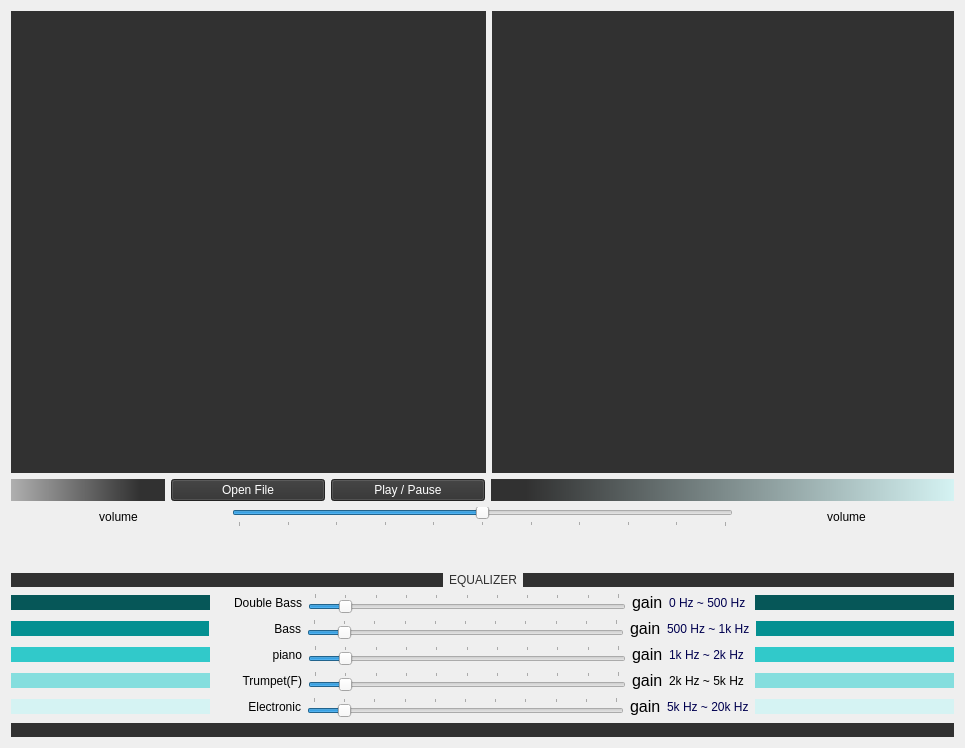
      <widget class="QWidget" name="equalizer">
       <property name="sizePolicy">
        <sizepolicy hsizetype="Expanding" vsizetype="Expanding">
         <horstretch>0</horstretch>
         <verstretch>0</verstretch>
        </sizepolicy>
       </property>
       <property name="styleSheet">
        <string notr="true"/>
       </property>
       <attribute name="title">
        <string>Equalizer</string>
       </attribute>
       <layout class="QGridLayout" name="gridLayout_9">
        <item row="0" column="0">
         <layout class="QVBoxLayout" name="verticalLayout_4">
          <item>
           <layout class="QGridLayout" name="gridLayout_3">
            <item row="0" column="0">
             <widget class="PlotWidget" name="signalPlot" native="true">
              <property name="minimumSize">
               <size>
                <width>475</width>
                <height>462</height>
               </size>
              </property>
              <property name="styleSheet">
               <string notr="true">background-color: rgb(170, 170, 255);
background-color: rgb(49, 49, 49);</string>
              </property>
             </widget>
            </item>
            <item row="0" column="1">
             <widget class="PlotWidget" name="specPlot" native="true">
              <property name="sizePolicy">
               <sizepolicy hsizetype="Fixed" vsizetype="MinimumExpanding">
                <horstretch>0</horstretch>
                <verstretch>0</verstretch>
               </sizepolicy>
              </property>
              <property name="minimumSize">
               <size>
                <width>462</width>
                <height>462</height>
               </size>
              </property>
              <property name="sizeIncrement">
               <size>
                <width>1</width>
                <height>1</height>
               </size>
              </property>
              <property name="baseSize">
               <size>
                <width>1</width>
                <height>1</height>
               </size>
              </property>
              <property name="styleSheet">
               <string notr="true">background-color: rgb(170, 170, 255);
background-color: rgb(49, 49, 49);</string>
              </property>
             </widget>
            </item>
           </layout>
          </item>
          <item>
           <layout class="QVBoxLayout" name="verticalLayout_5">
            <item>
             <layout class="QHBoxLayout" name="horizontalLayout_12" stretch="2,2,2,6">
              <item>
               <widget class="QLabel" name="label_53">
                <property name="maximumSize">
                 <size>
                  <width>16777215</width>
                  <height>30</height>
                 </size>
                </property>
                <property name="styleSheet">
                 <string notr="true">background-color: rgb(6, 87, 88);
background-color: qlineargradient(spread:pad, x1:0, y1:1, x2:1, y2:1, stop:0 rgba(175, 175, 175, 255), stop:0.915423 rgba(49, 49, 49, 255));
background-color: qlineargradient(spread:pad, x1:0, y1:1, x2:1, y2:1, stop:0 rgba(175, 175, 175, 255), stop:0.840796 rgba(49, 49, 49, 255));</string>
                </property>
                <property name="text">
                 <string/>
                </property>
               </widget>
              </item>
              <item>
               <widget class="QPushButton" name="openFileButton">
                <property name="maximumSize">
                 <size>
                  <width>16777215</width>
                  <height>30</height>
                 </size>
                </property>
                <property name="cursor">
                 <cursorShape>PointingHandCursor</cursorShape>
                </property>
                <property name="styleSheet">
                 <string notr="true">background-color: rgb(49, 49, 49);
color: rgb(255, 255, 255);</string>
                </property>
                <property name="text">
                 <string>Open File</string>
                </property>
               </widget>
              </item>
              <item>
               <widget class="QPushButton" name="playButton">
                <property name="maximumSize">
                 <size>
                  <width>16777215</width>
                  <height>30</height>
                 </size>
                </property>
                <property name="cursor">
                 <cursorShape>PointingHandCursor</cursorShape>
                </property>
                <property name="styleSheet">
                 <string notr="true">background-color: rgb(49, 49, 49);
color: rgb(255, 255, 255);</string>
                </property>
                <property name="text">
                 <string>Play / Pause</string>
                </property>
               </widget>
              </item>
              <item>
               <widget class="QLabel" name="label_58">
                <property name="maximumSize">
                 <size>
                  <width>16777215</width>
                  <height>30</height>
                 </size>
                </property>
                <property name="styleSheet">
                 <string notr="true">background-color: rgb(6, 87, 88);

background-color: qlineargradient(spread:pad, x1:0, y1:0, x2:1, y2:1, stop:0 rgba(49, 49, 49, 255), stop:1 rgba(213, 243, 243, 255));
background-color: qlineargradient(spread:pad, x1:0, y1:0, x2:1, y2:0, stop:0.0746269 rgba(49, 49, 49, 255), stop:1 rgba(213, 243, 243, 255));</string>
                </property>
                <property name="text">
                 <string/>
                </property>
               </widget>
              </item>
             </layout>
            </item>
            <item>
             <layout class="QHBoxLayout" name="horizontalLayout_15" stretch="3,7,3">
              <item>
               <widget class="QLabel" name="label_9">
                <property name="text">
                 <string>volume</string>
                </property>
                <property name="alignment">
                 <set>Qt::AlignCenter</set>
                </property>
               </widget>
              </item>
              <item>
               <widget class="QSlider" name="volumeSlider">
                <property name="sizeIncrement">
                 <size>
                  <width>1</width>
                  <height>1</height>
                 </size>
                </property>
                <property name="cursor">
                 <cursorShape>OpenHandCursor</cursorShape>
                </property>
                <property name="maximum">
                 <number>100</number>
                </property>
                <property name="singleStep">
                 <number>10</number>
                </property>
                <property name="value">
                 <number>50</number>
                </property>
                <property name="orientation">
                 <enum>Qt::Horizontal</enum>
                </property>
                <property name="tickPosition">
                 <enum>QSlider::TicksBelow</enum>
                </property>
               </widget>
              </item>
              <item>
               <widget class="QLabel" name="volumeLabel">
                <property name="text">
                 <string>volume</string>
                </property>
                <property name="alignment">
                 <set>Qt::AlignCenter</set>
                </property>
               </widget>
              </item>
             </layout>
            </item>
            <item>
             <spacer name="verticalSpacer">
              <property name="orientation">
               <enum>Qt::Vertical</enum>
              </property>
              <property name="sizeType">
               <enum>QSizePolicy::Ignored</enum>
              </property>
              <property name="sizeHint" stdset="0">
               <size>
                <width>20</width>
                <height>40</height>
               </size>
              </property>
             </spacer>
            </item>
            <item>
             <layout class="QVBoxLayout" name="verticalLayout_6" stretch="1,1,1,1,1,1,0">
              <item>
               <layout class="QHBoxLayout" name="horizontalLayout_8" stretch="2,0,2">
                <property name="sizeConstraint">
                 <enum>QLayout::SetMaximumSize</enum>
                </property>
                <item>
                 <widget class="QLabel" name="label_15">
                  <property name="maximumSize">
                   <size>
                    <width>16777215</width>
                    <height>15</height>
                   </size>
                  </property>
                  <property name="styleSheet">
                   <string notr="true">/*background-color: rgb(6, 87, 88);*/
background-color: rgb(49, 49, 49);</string>
                  </property>
                  <property name="text">
                   <string/>
                  </property>
                 </widget>
                </item>
                <item>
                 <widget class="QLabel" name="label_16">
                  <property name="styleSheet">
                   <string notr="true">font: italic 20pt &quot;Gill Sans MT&quot;;
color: rgb(49, 49, 49);</string>
                  </property>
                  <property name="text">
                   <string>EQUALIZER</string>
                  </property>
                  <property name="alignment">
                   <set>Qt::AlignCenter</set>
                  </property>
                 </widget>
                </item>
                <item>
                 <widget class="QLabel" name="label_17">
                  <property name="maximumSize">
                   <size>
                    <width>16777215</width>
                    <height>15</height>
                   </size>
                  </property>
                  <property name="styleSheet">
                   <string notr="true">/*background-color: rgb(6, 87, 88);*/
background-color: rgb(49, 49, 49);</string>
                  </property>
                  <property name="text">
                   <string/>
                  </property>
                 </widget>
                </item>
               </layout>
              </item>
              <item>
               <layout class="QHBoxLayout" name="horizontalLayout_9" stretch="5,0,2,8,0,2,5">
                <item>
                 <widget class="QLabel" name="label_49">
                  <property name="maximumSize">
                   <size>
                    <width>16777215</width>
                    <height>15</height>
                   </size>
                  </property>
                  <property name="styleSheet">
                   <string notr="true">background-color: rgb(6, 87, 88);</string>
                  </property>
                  <property name="text">
                   <string/>
                  </property>
                 </widget>
                </item>
                <item>
                 <widget class="QLabel" name="label">
                  <property name="text">
                   <string>&lt;html&gt;&lt;head/&gt;&lt;body&gt;&lt;p&gt;&lt;img src=&quot;:/doubleBass/icons/doubleBass.png&quot;/&gt;&lt;/p&gt;&lt;/body&gt;&lt;/html&gt;</string>
                  </property>
                 </widget>
                </item>
                <item>
                 <widget class="QLabel" name="label_30">
                  <property name="styleSheet">
                   <string notr="true">/*font: 14pt &quot;Gill Sans MT Condensed&quot;;*/
font: 12pt &quot;Gill Sans MT&quot;;
</string>
                  </property>
                  <property name="text">
                   <string>Double Bass</string>
                  </property>
                  <property name="alignment">
                   <set>Qt::AlignRight|Qt::AlignTrailing|Qt::AlignVCenter</set>
                  </property>
                 </widget>
                </item>
                <item>
                 <widget class="QSlider" name="doubleBass">
                  <property name="cursor">
                   <cursorShape>OpenHandCursor</cursorShape>
                  </property>
                  <property name="maximum">
                   <number>10</number>
                  </property>
                  <property name="pageStep">
                   <number>1</number>
                  </property>
                  <property name="value">
                   <number>1</number>
                  </property>
                  <property name="orientation">
                   <enum>Qt::Horizontal</enum>
                  </property>
                  <property name="tickPosition">
                   <enum>QSlider::TicksAbove</enum>
                  </property>
                 </widget>
                </item>
                <item>
                 <widget class="QLabel" name="DoubleBassGain">
                  <property name="text">
                   <string>&lt;html&gt;&lt;head/&gt;&lt;body&gt;&lt;p&gt;&lt;span style=&quot; font-size:12pt;&quot;&gt;gain&lt;/span&gt;&lt;/p&gt;&lt;/body&gt;&lt;/html&gt;</string>
                  </property>
                 </widget>
                </item>
                <item>
                 <widget class="QLabel" name="label_31">
                  <property name="styleSheet">
                   <string notr="true">/*font: 14pt &quot;Gill Sans MT Condensed&quot;;*/
font: 12pt &quot;Gill Sans MT&quot;;
font: 10pt &quot;Gill Sans MT Condensed&quot;;
color: rgb(0, 0, 79);</string>
                  </property>
                  <property name="text">
                   <string>0 Hz ~ 500 Hz</string>
                  </property>
                  <property name="alignment">
                   <set>Qt::AlignLeading|Qt::AlignLeft|Qt::AlignVCenter</set>
                  </property>
                 </widget>
                </item>
                <item>
                 <widget class="QLabel" name="label_50">
                  <property name="maximumSize">
                   <size>
                    <width>16777215</width>
                    <height>15</height>
                   </size>
                  </property>
                  <property name="styleSheet">
                   <string notr="true">background-color: rgb(6, 87, 88);</string>
                  </property>
                  <property name="text">
                   <string/>
                  </property>
                 </widget>
                </item>
               </layout>
              </item>
              <item>
               <layout class="QHBoxLayout" name="horizontalLayout_10" stretch="5,0,2,8,0,2,5">
                <item>
                 <widget class="QLabel" name="label_51">
                  <property name="maximumSize">
                   <size>
                    <width>16777215</width>
                    <height>15</height>
                   </size>
                  </property>
                  <property name="styleSheet">
                   <string notr="true">background-color: rgb(4, 144, 145);</string>
                  </property>
                  <property name="text">
                   <string/>
                  </property>
                 </widget>
                </item>
                <item>
                 <widget class="QLabel" name="label_2">
                  <property name="text">
                   <string>&lt;html&gt;&lt;head/&gt;&lt;body&gt;&lt;p&gt;&lt;img src=&quot;:/Bass/icons/bass1.png&quot;/&gt;&lt;/p&gt;&lt;/body&gt;&lt;/html&gt;</string>
                  </property>
                 </widget>
                </item>
                <item>
                 <widget class="QLabel" name="label_32">
                  <property name="styleSheet">
                   <string notr="true">/*font: 14pt &quot;Gill Sans MT Condensed&quot;;*/
font: 12pt &quot;Gill Sans MT&quot;;
</string>
                  </property>
                  <property name="text">
                   <string>Bass</string>
                  </property>
                  <property name="alignment">
                   <set>Qt::AlignRight|Qt::AlignTrailing|Qt::AlignVCenter</set>
                  </property>
                 </widget>
                </item>
                <item>
                 <widget class="QSlider" name="bass">
                  <property name="cursor">
                   <cursorShape>OpenHandCursor</cursorShape>
                  </property>
                  <property name="maximum">
                   <number>10</number>
                  </property>
                  <property name="pageStep">
                   <number>1</number>
                  </property>
                  <property name="value">
                   <number>1</number>
                  </property>
                  <property name="orientation">
                   <enum>Qt::Horizontal</enum>
                  </property>
                  <property name="tickPosition">
                   <enum>QSlider::TicksAbove</enum>
                  </property>
                 </widget>
                </item>
                <item>
                 <widget class="QLabel" name="BassGain">
                  <property name="text">
                   <string>&lt;html&gt;&lt;head/&gt;&lt;body&gt;&lt;p&gt;&lt;span style=&quot; font-size:12pt;&quot;&gt;gain&lt;/span&gt;&lt;/p&gt;&lt;/body&gt;&lt;/html&gt;</string>
                  </property>
                 </widget>
                </item>
                <item>
                 <widget class="QLabel" name="label_33">
                  <property name="styleSheet">
                   <string notr="true">/*font: 14pt &quot;Gill Sans MT Condensed&quot;;*/
font: 12pt &quot;Gill Sans MT&quot;;
font: 10pt &quot;Gill Sans MT Condensed&quot;;
color: rgb(0, 0, 79);</string>
                  </property>
                  <property name="text">
                   <string>500 Hz ~ 1k Hz</string>
                  </property>
                  <property name="alignment">
                   <set>Qt::AlignLeading|Qt::AlignLeft|Qt::AlignVCenter</set>
                  </property>
                 </widget>
                </item>
                <item>
                 <widget class="QLabel" name="label_54">
                  <property name="maximumSize">
                   <size>
                    <width>16777215</width>
                    <height>15</height>
                   </size>
                  </property>
                  <property name="styleSheet">
                   <string notr="true">background-color: rgb(4, 144, 145);</string>
                  </property>
                  <property name="text">
                   <string/>
                  </property>
                 </widget>
                </item>
               </layout>
              </item>
              <item>
               <layout class="QHBoxLayout" name="horizontalLayout_13" stretch="5,0,2,8,0,2,5">
                <item>
                 <widget class="QLabel" name="label_55">
                  <property name="maximumSize">
                   <size>
                    <width>16777215</width>
                    <height>15</height>
                   </size>
                  </property>
                  <property name="styleSheet">
                   <string notr="true">background-color: rgb(49, 201, 202);</string>
                  </property>
                  <property name="text">
                   <string/>
                  </property>
                 </widget>
                </item>
                <item>
                 <widget class="QLabel" name="label_3">
                  <property name="text">
                   <string>&lt;html&gt;&lt;head/&gt;&lt;body&gt;&lt;p&gt;&lt;img src=&quot;:/piano/icons/paino.png&quot;/&gt;&lt;/p&gt;&lt;/body&gt;&lt;/html&gt;</string>
                  </property>
                 </widget>
                </item>
                <item>
                 <widget class="QLabel" name="label_11">
                  <property name="styleSheet">
                   <string notr="true">/*font: 14pt &quot;Gill Sans MT Condensed&quot;;*/
font: 12pt &quot;Gill Sans MT&quot;;
</string>
                  </property>
                  <property name="text">
                   <string>piano</string>
                  </property>
                  <property name="alignment">
                   <set>Qt::AlignRight|Qt::AlignTrailing|Qt::AlignVCenter</set>
                  </property>
                 </widget>
                </item>
                <item>
                 <widget class="QSlider" name="trumpet">
                  <property name="cursor">
                   <cursorShape>OpenHandCursor</cursorShape>
                  </property>
                  <property name="maximum">
                   <number>10</number>
                  </property>
                  <property name="pageStep">
                   <number>1</number>
                  </property>
                  <property name="value">
                   <number>1</number>
                  </property>
                  <property name="orientation">
                   <enum>Qt::Horizontal</enum>
                  </property>
                  <property name="tickPosition">
                   <enum>QSlider::TicksAbove</enum>
                  </property>
                 </widget>
                </item>
                <item>
                 <widget class="QLabel" name="TrumpetGain">
                  <property name="text">
                   <string>&lt;html&gt;&lt;head/&gt;&lt;body&gt;&lt;p&gt;&lt;span style=&quot; font-size:12pt;&quot;&gt;gain&lt;/span&gt;&lt;/p&gt;&lt;/body&gt;&lt;/html&gt;</string>
                  </property>
                 </widget>
                </item>
                <item>
                 <widget class="QLabel" name="label_34">
                  <property name="styleSheet">
                   <string notr="true">/*font: 14pt &quot;Gill Sans MT Condensed&quot;;*/
font: 12pt &quot;Gill Sans MT&quot;;
font: 10pt &quot;Gill Sans MT Condensed&quot;;
color: rgb(0, 0, 79);</string>
                  </property>
                  <property name="text">
                   <string>1k Hz ~ 2k Hz</string>
                  </property>
                  <property name="alignment">
                   <set>Qt::AlignLeading|Qt::AlignLeft|Qt::AlignVCenter</set>
                  </property>
                 </widget>
                </item>
                <item>
                 <widget class="QLabel" name="label_56">
                  <property name="maximumSize">
                   <size>
                    <width>16777215</width>
                    <height>15</height>
                   </size>
                  </property>
                  <property name="styleSheet">
                   <string notr="true">background-color: rgb(49, 201, 202);</string>
                  </property>
                  <property name="text">
                   <string/>
                  </property>
                 </widget>
                </item>
               </layout>
              </item>
              <item>
               <layout class="QHBoxLayout" name="horizontalLayout_16" stretch="5,0,2,8,0,2,5">
                <item>
                 <widget class="QLabel" name="label_59">
                  <property name="maximumSize">
                   <size>
                    <width>16777215</width>
                    <height>15</height>
                   </size>
                  </property>
                  <property name="styleSheet">
                   <string notr="true">background-color: rgb(132, 222, 222);</string>
                  </property>
                  <property name="text">
                   <string/>
                  </property>
                 </widget>
                </item>
                <item>
                 <widget class="QLabel" name="label_4">
                  <property name="text">
                   <string>&lt;html&gt;&lt;head/&gt;&lt;body&gt;&lt;p&gt;&lt;img src=&quot;:/trumbet/icons/trumbit.png&quot;/&gt;&lt;/p&gt;&lt;/body&gt;&lt;/html&gt;</string>
                  </property>
                 </widget>
                </item>
                <item>
                 <widget class="QLabel" name="label_35">
                  <property name="styleSheet">
                   <string notr="true">/*font: 14pt &quot;Gill Sans MT Condensed&quot;;*/
font: 12pt &quot;Gill Sans MT&quot;;
</string>
                  </property>
                  <property name="text">
                   <string>Trumpet(F)</string>
                  </property>
                  <property name="alignment">
                   <set>Qt::AlignRight|Qt::AlignTrailing|Qt::AlignVCenter</set>
                  </property>
                 </widget>
                </item>
                <item>
                 <widget class="QSlider" name="Piano">
                  <property name="cursor">
                   <cursorShape>OpenHandCursor</cursorShape>
                  </property>
                  <property name="maximum">
                   <number>10</number>
                  </property>
                  <property name="pageStep">
                   <number>1</number>
                  </property>
                  <property name="value">
                   <number>1</number>
                  </property>
                  <property name="orientation">
                   <enum>Qt::Horizontal</enum>
                  </property>
                  <property name="tickPosition">
                   <enum>QSlider::TicksAbove</enum>
                  </property>
                 </widget>
                </item>
                <item>
                 <widget class="QLabel" name="PianoGain">
                  <property name="text">
                   <string>&lt;html&gt;&lt;head/&gt;&lt;body&gt;&lt;p&gt;&lt;span style=&quot; font-size:12pt;&quot;&gt;gain&lt;/span&gt;&lt;/p&gt;&lt;/body&gt;&lt;/html&gt;</string>
                  </property>
                 </widget>
                </item>
                <item>
                 <widget class="QLabel" name="label_36">
                  <property name="styleSheet">
                   <string notr="true">/*font: 14pt &quot;Gill Sans MT Condensed&quot;;*/
/*font: 12pt &quot;Gill Sans MT&quot;;*/
font: 10pt &quot;Gill Sans MT Condensed&quot;;</string>
                  </property>
                  <property name="text">
                   <string>2k Hz ~ 5k Hz</string>
                  </property>
                  <property name="alignment">
                   <set>Qt::AlignLeading|Qt::AlignLeft|Qt::AlignVCenter</set>
                  </property>
                 </widget>
                </item>
                <item>
                 <widget class="QLabel" name="label_60">
                  <property name="maximumSize">
                   <size>
                    <width>16777215</width>
                    <height>15</height>
                   </size>
                  </property>
                  <property name="styleSheet">
                   <string notr="true">background-color: rgb(132, 222, 222);</string>
                  </property>
                  <property name="text">
                   <string/>
                  </property>
                 </widget>
                </item>
               </layout>
              </item>
              <item>
               <layout class="QHBoxLayout" name="horizontalLayout_18" stretch="5,0,2,8,0,2,5">
                <item>
                 <widget class="QLabel" name="label_65">
                  <property name="maximumSize">
                   <size>
                    <width>16777215</width>
                    <height>15</height>
                   </size>
                  </property>
                  <property name="styleSheet">
                   <string notr="true">background-color: rgb(213, 243, 243);</string>
                  </property>
                  <property name="text">
                   <string/>
                  </property>
                 </widget>
                </item>
                <item>
                 <widget class="QLabel" name="label_6">
                  <property name="text">
                   <string>&lt;html&gt;&lt;head/&gt;&lt;body&gt;&lt;p&gt;&lt;img src=&quot;:/elec/icons/power-icon.png&quot;/&gt;&lt;/p&gt;&lt;/body&gt;&lt;/html&gt;</string>
                  </property>
                 </widget>
                </item>
                <item>
                 <widget class="QLabel" name="label_66">
                  <property name="styleSheet">
                   <string notr="true">/*font: 14pt &quot;Gill Sans MT Condensed&quot;;*/
font: 12pt &quot;Gill Sans MT&quot;;
</string>
                  </property>
                  <property name="text">
                   <string>Electronic</string>
                  </property>
                  <property name="alignment">
                   <set>Qt::AlignRight|Qt::AlignTrailing|Qt::AlignVCenter</set>
                  </property>
                 </widget>
                </item>
                <item>
                 <widget class="QSlider" name="electronic">
                  <property name="cursor">
                   <cursorShape>OpenHandCursor</cursorShape>
                  </property>
                  <property name="maximum">
                   <number>10</number>
                  </property>
                  <property name="pageStep">
                   <number>1</number>
                  </property>
                  <property name="value">
                   <number>1</number>
                  </property>
                  <property name="orientation">
                   <enum>Qt::Horizontal</enum>
                  </property>
                  <property name="tickPosition">
                   <enum>QSlider::TicksAbove</enum>
                  </property>
                 </widget>
                </item>
                <item>
                 <widget class="QLabel" name="ElectronicGain">
                  <property name="text">
                   <string>&lt;html&gt;&lt;head/&gt;&lt;body&gt;&lt;p&gt;&lt;span style=&quot; font-size:12pt;&quot;&gt;gain&lt;/span&gt;&lt;/p&gt;&lt;/body&gt;&lt;/html&gt;</string>
                  </property>
                 </widget>
                </item>
                <item>
                 <widget class="QLabel" name="label_67">
                  <property name="styleSheet">
                   <string notr="true">/*font: 14pt &quot;Gill Sans MT Condensed&quot;;*/
font: 12pt &quot;Gill Sans MT&quot;;
font: 10pt &quot;Gill Sans MT Condensed&quot;;
color: rgb(0, 0, 79);</string>
                  </property>
                  <property name="text">
                   <string>5k Hz ~ 20k Hz</string>
                  </property>
                  <property name="alignment">
                   <set>Qt::AlignLeading|Qt::AlignLeft|Qt::AlignVCenter</set>
                  </property>
                 </widget>
                </item>
                <item>
                 <widget class="QLabel" name="label_68">
                  <property name="maximumSize">
                   <size>
                    <width>16777215</width>
                    <height>15</height>
                   </size>
                  </property>
                  <property name="styleSheet">
                   <string notr="true">background-color: rgb(213, 243, 243);</string>
                  </property>
                  <property name="text">
                   <string/>
                  </property>
                 </widget>
                </item>
               </layout>
              </item>
              <item>
               <widget class="QLabel" name="label_18">
                <property name="maximumSize">
                 <size>
                  <width>16777215</width>
                  <height>15</height>
                 </size>
                </property>
                <property name="styleSheet">
                 <string notr="true">/*background-color: rgb(6, 87, 88);*/
background-color: rgb(49, 49, 49);</string>
                </property>
                <property name="text">
                 <string/>
                </property>
               </widget>
              </item>
             </layout>
            </item>
           </layout>
          </item>
         </layout>
        </item>
       </layout>
      </widget>
